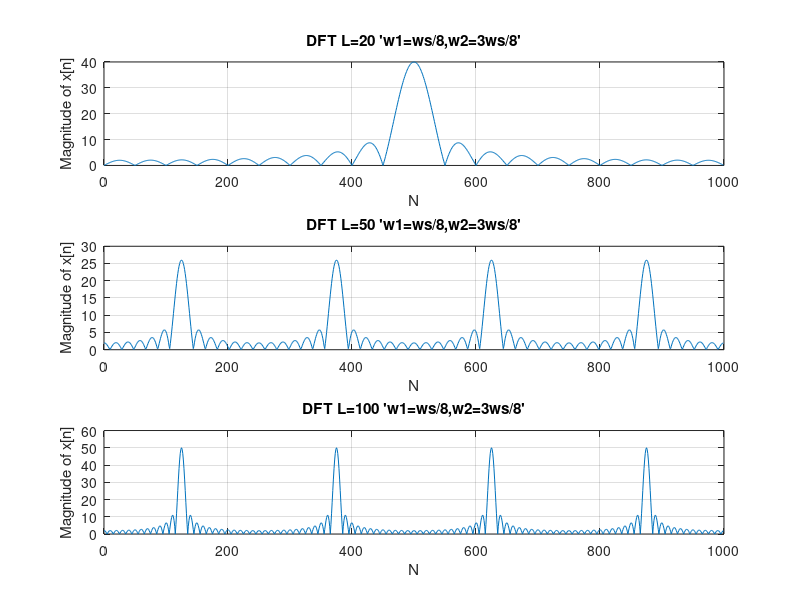

Write MATLAB code to recreate this figure.
L = 20;
w = ones(L,1);
P = zeros(L,1);
x = zeros(L,1);
n = 0:L-1;
N = 1000;
for ii = 1:length(n)
    
    P(ii) = cos((ii-1)*(4/4)*pi) + cos((ii-1)*(4/4)*pi);
    x(ii) = P(ii)*w(ii);
end
y=fft(x,N);
k= 0:N-1;
figure;
subplot(3,1,1);
plot(k,abs(y));
title("DFT L=20 'w1=ws/8,w2=3ws/8'");
xlabel("N");
ylabel("Magnitude of x[n]");
grid on;

L =50;
w = ones(L,1);
P = zeros(L,1);
x = zeros(L,1);
n = 0:L-1;
N = 1000;
for ii = 1:length(n)
    
    P(ii) = cos((ii-1)*(1/4)*pi) + cos((ii-1)*(3/4)*pi);
    x(ii) = P(ii)*w(ii);
end
y=fft(x,N);
k= 0:N-1;
subplot(3,1,2);
plot(k,abs(y));
title("DFT L=50 'w1=ws/8,w2=3ws/8'");
xlabel("N");
ylabel("Magnitude of x[n]");
grid on;


L = 100;
w = ones(L,1);
P = zeros(L,1);
x = zeros(L,1);
n = 0:L-1;
N = 1000;
for ii = 1:length(n)
    
    P(ii) = cos((ii-1)*(1/4)*pi) + cos((ii-1)*(3/4)*pi);
    x(ii) = P(ii)*w(ii);
end
y=fft(x,N);
k= 0:N-1;
subplot(3,1,3);
plot(k,abs(y));
title("DFT L=100 'w1=ws/8,w2=3ws/8'");
xlabel("N");
ylabel("Magnitude of x[n]");
grid on;
